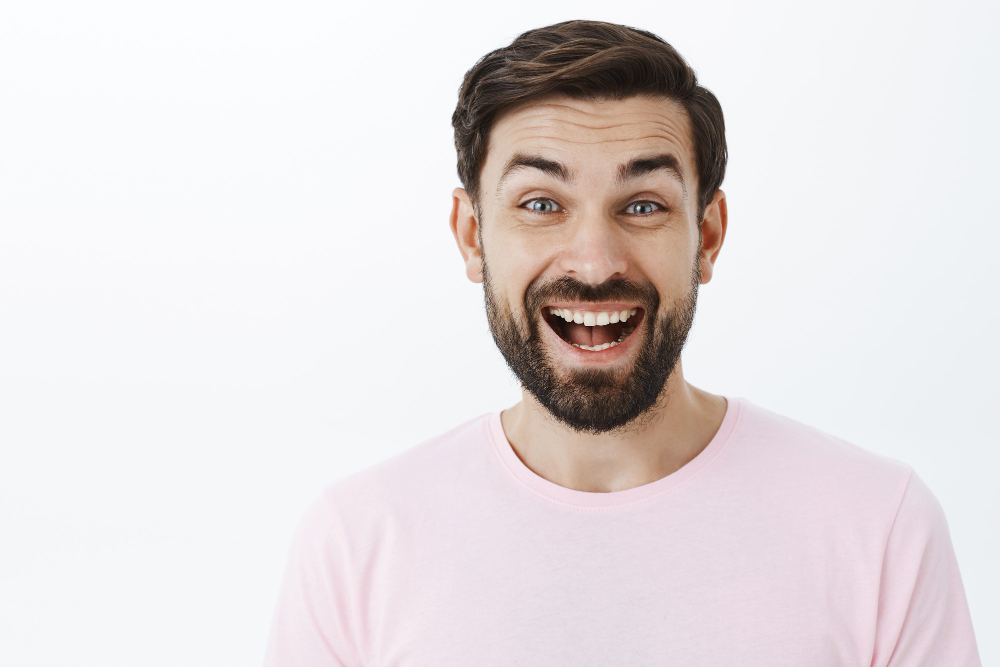
#> input picture LAB/Lab Implementation/Exp 30/face.jpg, 1000 x 667 px
$ python 'Exp 30.py'
#> lines starting #> are read from the running program, lines starting #| are printed output that depends on the picture; after the words box and inside, x2 and y2 are one past the last pixel; in counts of white or black regions, pixels touching at a corner belong together

import cv2

# Read the input image
image = cv2.imread("face.jpg")
#> image is the input picture: shape (667, 1000, 3); mean B, G, R 222.3, 221.5, 228

if image is None:
    print("Error: Image not found!")
    exit()

# Convert image to grayscale
gray = cv2.cvtColor(image, cv2.COLOR_BGR2GRAY)
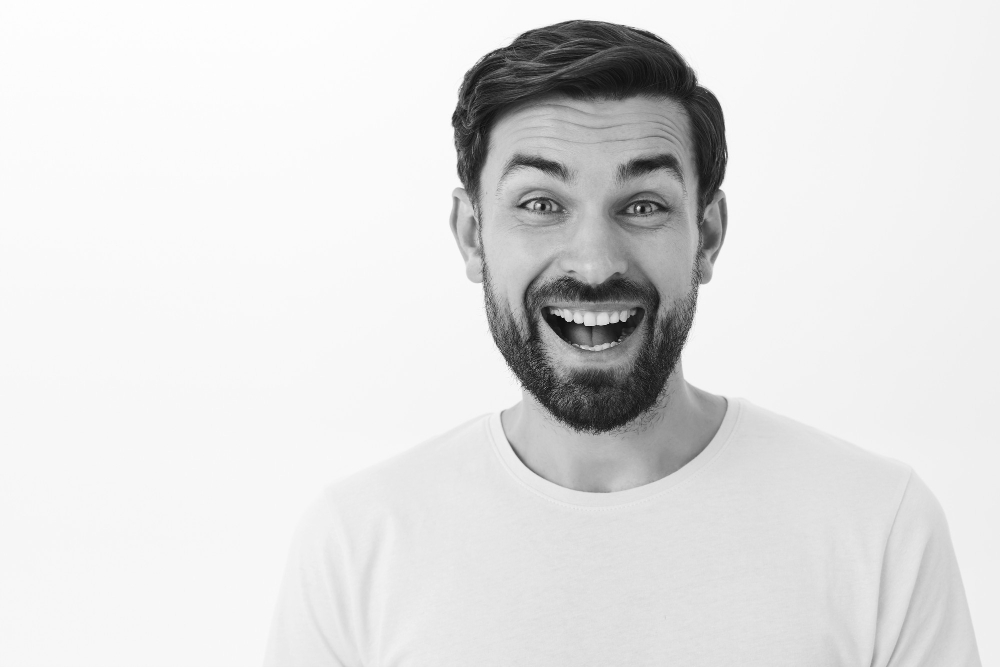
#> gray: shape (667, 1000); min 8, max 255, mean 223.5

# Load smile cascade from OpenCV's built-in folder
cascade_path = (
    cv2.data.haarcascades +
    "haarcascade_smile.xml"
)

smile_cascade = cv2.CascadeClassifier(cascade_path)

# Check whether cascade loaded successfully
if smile_cascade.empty():
    print("Error: Smile cascade could not be loaded!")
    exit()

# Detect smiles
smiles = smile_cascade.detectMultiScale(
    gray,
    scaleFactor=1.8,
    minNeighbors=20,
    minSize=(25, 25)
)
#> smiles = [[536, 289, 117, 58]]

# Draw rectangles around detected smiles
for (x, y, w, h) in smiles:
    cv2.rectangle(
        image,
        (x, y),
        (x + w, y + h),
        (0, 255, 0),
        2
    )
#> this loop made 1 pass
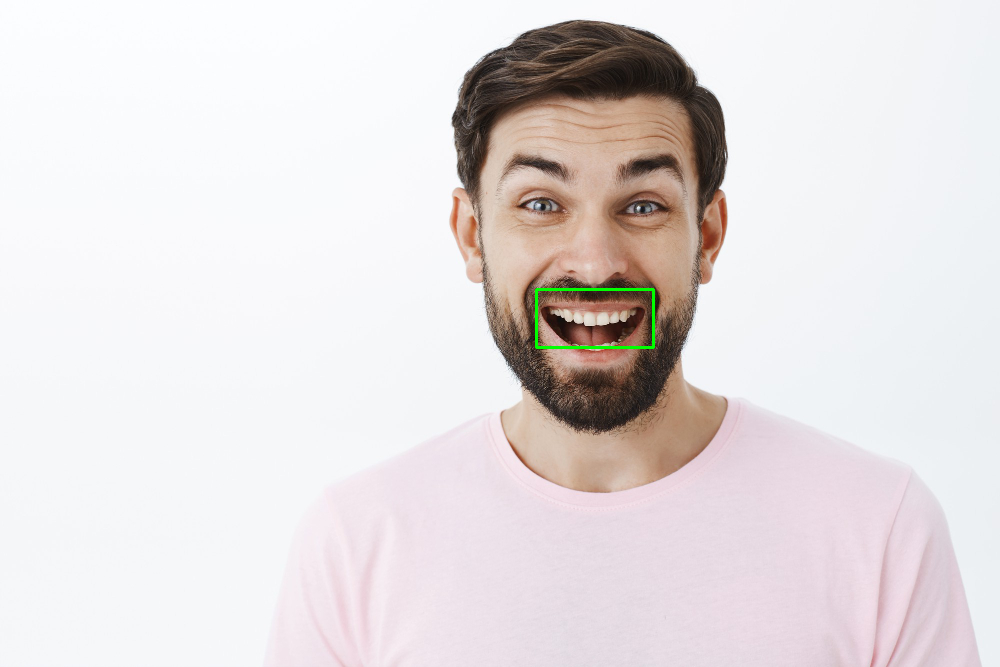
#> image: shape (667, 1000, 3); 0.16% of pixels changed, all inside (x1, y1, x2, y2) = (535, 288, 655, 349)

print("Number of smiles detected:", len(smiles))
#| Number of smiles detected: 1

# Display output
cv2.imshow("Smile Detection", image)
cv2.waitKey(0)
cv2.destroyAllWindows()
